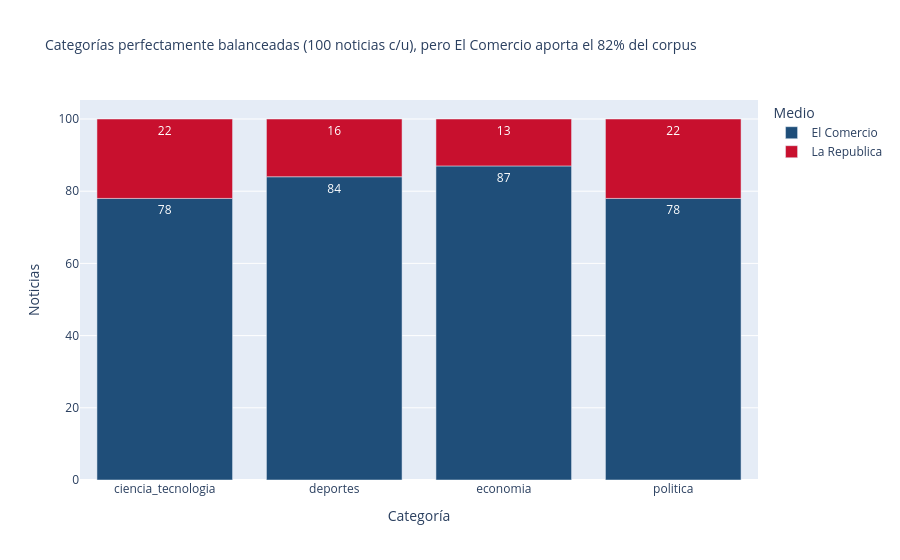

The notebook cell saved with this chart:
### Markdown cell above
## 6. Análisis exploratorio (Plotly Express)

### Code cell
COLORES = {"La Republica": "#C8102E", "El Comercio": "#1F4E79"}
cat_counts = df.groupby(["etiqueta", "medio"]).size().rename("noticias").reset_index()
tot = df["etiqueta"].value_counts()
dif = tot.max() - tot.min()
pct_ec = df.medio.eq("El Comercio").mean()
balance = (f"Categorías perfectamente balanceadas ({tot.min()} noticias c/u)" if dif == 0
           else f"Categorías casi balanceadas ({tot.min()}–{tot.max()} noticias)")
titulo = f"{balance}, pero El Comercio aporta el {pct_ec:.0%} del corpus"
fig = px.bar(cat_counts, x="etiqueta", y="noticias", color="medio", color_discrete_map=COLORES, text="noticias",
             title=titulo, labels={"etiqueta": "Categoría", "noticias": "Noticias", "medio": "Medio"})
fig.update_layout(title_font_size=14)
fig.show()

### Figure 1 — Plotly figure (JSON) as saved in the notebook; plotly's stock layout.template omitted (floating-point values rounded to 4 significant figures)
{"data": [{"hovertemplate": "Medio=El Comercio<br>Categoría=%{x}<br>Noticias=%{text}<extra></extra>", "legendgroup": "El Comercio", "marker": {"color": "#1F4E79", "pattern": {"shape": ""}}, "name": "El Comercio", "orientation": "v", "showlegend": true, "text": [78.0, 84.0, 87.0, 78.0], "textposition": "auto", "type": "bar", "x": ["ciencia_tecnologia", "deportes", "economia", "politica"], "xaxis": "x", "y": [78, 84, 87, 78], "yaxis": "y"}, {"hovertemplate": "Medio=La Republica<br>Categoría=%{x}<br>Noticias=%{text}<extra></extra>", "legendgroup": "La Republica", "marker": {"color": "#C8102E", "pattern": {"shape": ""}}, "name": "La Republica", "orientation": "v", "showlegend": true, "text": [22.0, 16.0, 13.0, 22.0], "textposition": "auto", "type": "bar", "x": ["ciencia_tecnologia", "deportes", "economia", "politica"], "xaxis": "x", "y": [22, 16, 13, 22], "yaxis": "y"}], "layout": {"barmode": "relative", "legend": {"title": {"text": "Medio"}, "tracegroupgap": 0}, "title": {"font": {"size": 14}, "text": "Categorías perfectamente balanceadas (100 noticias c/u), pero El Comercio aporta el 82% del corpus"}, "xaxis": {"anchor": "y", "domain": [0.0, 1.0], "title": {"text": "Categoría"}}, "yaxis": {"anchor": "x", "domain": [0.0, 1.0], "title": {"text": "Noticias"}}}}
